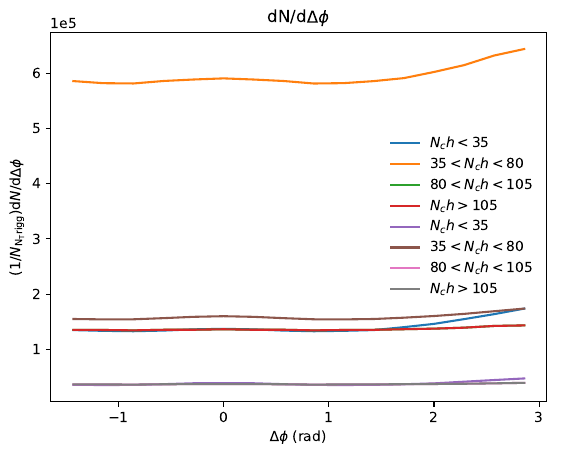

Python code for this plot:
from matplotlib import pyplot as plt
from matplotlib.backends.backend_pdf import PdfPages
pp   = PdfPages('RopePlot.pdf')
tmp1 = plt.figure(1)
plot = open('RopePlot-0.dat')
plot = [line.split() for line in plot]
valx = [float(x[0]) for x in plot]
valy = [float(x[1]) for x in plot]
plt.plot( valx, valy, '-', label=r'$N_ch < 35$')
plot = open('RopePlot-1.dat')
plot = [line.split() for line in plot]
valx = [float(x[0]) for x in plot]
valy = [float(x[1]) for x in plot]
plt.plot( valx, valy, '-', label=r'$35< N_ch < 80$')
plot = open('RopePlot-2.dat')
plot = [line.split() for line in plot]
valx = [float(x[0]) for x in plot]
valy = [float(x[1]) for x in plot]
plt.plot( valx, valy, '-', label=r'$80< N_ch < 105$')
plot = open('RopePlot-3.dat')
plot = [line.split() for line in plot]
valx = [float(x[0]) for x in plot]
valy = [float(x[1]) for x in plot]
plt.plot( valx, valy, '-', label=r'$N_ch > 105$')
plot = open('RopePlot-4.dat')
plot = [line.split() for line in plot]
valx = [float(x[0]) for x in plot]
valy = [float(x[1]) for x in plot]
plt.plot( valx, valy, '-', label=r'$N_ch < 35$')
plot = open('RopePlot-5.dat')
plot = [line.split() for line in plot]
valx = [float(x[0]) for x in plot]
valy = [float(x[1]) for x in plot]
plt.plot( valx, valy, '-', label=r'$35< N_ch < 80$')
plot = open('RopePlot-6.dat')
plot = [line.split() for line in plot]
valx = [float(x[0]) for x in plot]
valy = [float(x[1]) for x in plot]
plt.plot( valx, valy, '-', label=r'$80< N_ch < 105$')
plot = open('RopePlot-7.dat')
plot = [line.split() for line in plot]
valx = [float(x[0]) for x in plot]
valy = [float(x[1]) for x in plot]
plt.plot( valx, valy, '-', label=r'$N_ch > 105$')
plt.ticklabel_format(axis='y', style='sci', scilimits=(-2,3))
plt.legend(frameon=False,loc='best')
plt.title(r'dN/d$\Delta\phi$')
plt.xlabel(r'$\Delta\phi$ (rad)')
plt.ylabel(r'$(1/N_{\mathrm{N_Trigg}}) \mathrm{d}N / \mathrm{d}\Delta\phi$')
pp.savefig(tmp1,bbox_inches='tight')
plt.clf()
pp.close()
